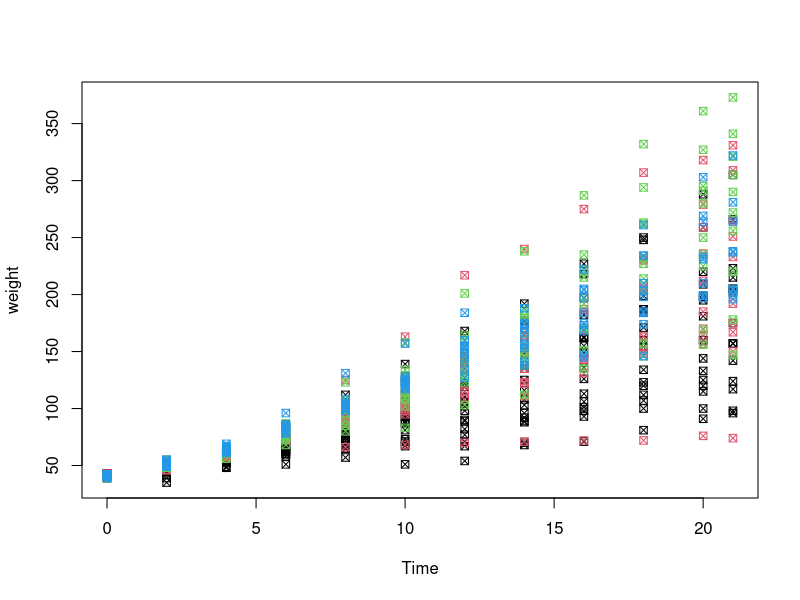

Source code (R):
## ---- chunk 1
knitr::opts_chunk$set(echo = TRUE)
## ---- chunk 2
summary(ChickWeight)
## ---- chunk 3
with(ChickWeight,plot(Time, weight, col=Diet, pch=7))
